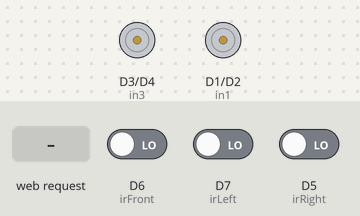
Recording of a sketch running on a simulated ESP8266 (NodeMCU). Shown: motor-driver pin pairs drawn as motors (green arrow = first pin HIGH = forward, orange = second pin HIGH = backward, longer = more drive). The test bench sets the inputs (shaded band); at power-on: D6 (irFront) LOW, D7 (irLeft) LOW, D5 (irRight) LOW. WiFi joins after 1.5 s; servers stay silent unless stated; what the sketch prints to the serial monitor is not drawn.

Above: at 2.7 s.
2.8 s: HTTP request GET /auto received
At 3.7 s:
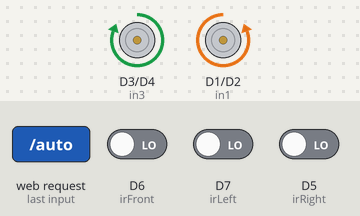
7.3 s: HTTP request GET /face_lost received
10.3 s: D6 (irFront) driven HIGH
At 10.55 s:
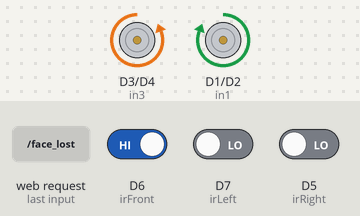
12.3 s: D6 (irFront) driven LOW
At 14.4 s:
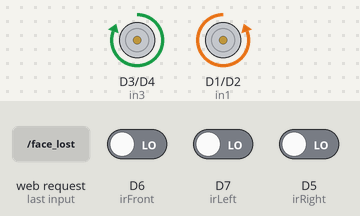
15.3 s: D7 (irLeft) driven HIGH
At 15.6 s:
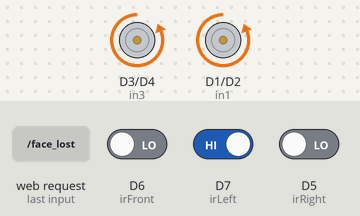
Timing chart, 0 to 18.3 s (numbered marks = the images above; inputs shaded):
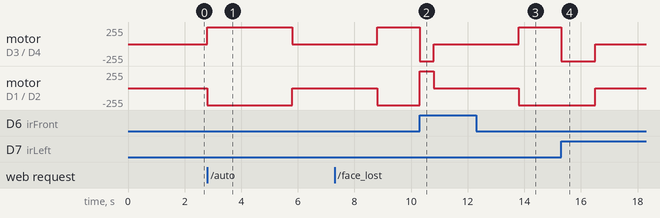

Measured:
- after the input at 2.8 s, motor on D3 (in3) / D4 (in4): stopped → forward 255/255 at once, → stopped 3.0 s later; motor on D1 (in1) / D2 (in2): stopped → backward 255/255 at once, → stopped 3.0 s later
- after the input at 10.3 s, motor on D3 (in3) / D4 (in4): forward 255/255 → backward 255/255 at once, → stopped 0.50 s later; motor on D1 (in1) / D2 (in2): backward 255/255 → forward 255/255 at once, → stopped 0.50 s later
- after the input at 12.3 s, motor on D3 (in3) / D4 (in4): stopped → forward 255/255 after 1.5 s; motor on D1 (in1) / D2 (in2): stopped → backward 255/255 after 1.5 s
- after the input at 15.3 s, motor on D3 (in3) / D4 (in4): forward 255/255 → backward 255/255 at once, → stopped 1.2 s later; motor on D1 (in1) / D2 (in2): backward 255/255 → stopped after 1.2 s instead of 1.5 s

The sketch:

6.ino
```cpp
#include <ESP8266WiFi.h>
#include <ESP8266WebServer.h>

const char* ssid = "Rawand";
const char* password = "Rawand12345";


ESP8266WebServer server(80);

// Pins for motors
const int in1 = D1;
const int in2 = D2;
const int in3 = D3;
const int in4 = D4;

// IR sensors
const int irFront = D6;
const int irRight = D5;
const int irLeft = D7;

// LDR sensor and LED
//const int ldrPin = A0;
//const int ledPin = D8;

bool autoMode = false;

//turn off while tracking face
bool faceDetected = false;
unsigned long faceLostTime = 0;


void stopMotors() {
  Serial.println("stopMotors");
  digitalWrite(in1, LOW);
  digitalWrite(in2, LOW);
  digitalWrite(in3, LOW);
  digitalWrite(in4, LOW);
}

void forward() {
  Serial.println("forward");
  digitalWrite(in1, HIGH);
  digitalWrite(in2, LOW);
  digitalWrite(in3, LOW);
  digitalWrite(in4, HIGH);
}

void backward() {
  Serial.println("backward");
  digitalWrite(in1, LOW);
  digitalWrite(in2, HIGH);
  digitalWrite(in3, HIGH);
  digitalWrite(in4, LOW);
}

void left() {
  Serial.println("left");
  digitalWrite(in1, LOW);
  digitalWrite(in2, HIGH);
  digitalWrite(in3, LOW);
  digitalWrite(in4, HIGH);
}

void right() {
  Serial.println("right");
  digitalWrite(in1, HIGH);
  digitalWrite(in2, LOW);
  digitalWrite(in3, HIGH);
  digitalWrite(in4, LOW);
}


void setup() {
  Serial.begin(115200);
  WiFi.begin(ssid, password);
  Serial.println("Connecting...");
  while (WiFi.status() != WL_CONNECTED) {
    delay(500);
    Serial.print(".");
  }
  Serial.println("");
  Serial.println("Connected to WiFi");
  Serial.println(WiFi.localIP());

  pinMode(in1, OUTPUT);
  pinMode(in2, OUTPUT);
  pinMode(in3, OUTPUT);
  pinMode(in4, OUTPUT);

  pinMode(irFront, INPUT);
  pinMode(irRight, INPUT);
  pinMode(irLeft, INPUT);

//  pinMode(ledPin, OUTPUT); // ← LED
//  pinMode(ldrPin, INPUT);  // ← LDR

  server.on("/", []() {
    server.send(200, "text/plain", "Tank is ready. Use /F /B /L /R /S /auto /manual");
  });

  server.on("/F", []() {
    if (!autoMode) forward();
    server.send(200, "text/plain", "Forward");
  });

  server.on("/B", []() {
    if (!autoMode) backward();
    server.send(200, "text/plain", "Backward");
  });

  server.on("/L", []() {
    if (!autoMode) left();
    server.send(200, "text/plain", "Left");
  });

  server.on("/R", []() {
    if (!autoMode) right();
    server.send(200, "text/plain", "Right");
  });

  server.on("/S", []() {
    if (!autoMode) stopMotors();
    server.send(200, "text/plain", "Stop");
  });

  server.on("/auto", []() {
    autoMode = true;
    server.send(200, "text/plain", "Auto mode activated");
  });

  server.on("/manual", []() {
    autoMode = false;
    stopMotors();
    server.send(200, "text/plain", "Manual mode activated");
  });

  server.on("/face_detected", []() {
    faceDetected = true;
    server.send(200, "text/plain", "Face detection received");
    Serial.println("face_detected");
  });

  server.on("/face_lost", []() {
    faceDetected = false;
    faceLostTime = millis();
    server.send(200, "text/plain", "Face lost");
    Serial.println("face_lost");
  });


  server.begin();
}

void loop() {
  server.handleClient();


  if (autoMode) {
    int front = digitalRead(irFront);
    int rightIR = digitalRead(irRight);
    int leftIR = digitalRead(irLeft);
//    Serial.println(front);
//    Serial.println(rightIR);
//    Serial.println(leftIR);
//    delay(2000);

    static unsigned long lastRead_automode = 0;
    unsigned long now_automode = millis();
    if (now_automode - lastRead_automode >= 5000){
      lastRead_automode = now_automode;
      stopMotors();
      delay(3000);
    }else{
      if(faceDetected) {
        stopMotors();
        delay(2000);
      }else{
        if (front == HIGH) {
          forward();
        }else if (leftIR == HIGH) {
          left();
          delay(1200);
        }else if (rightIR == HIGH) {
          right();
          delay(1200);
        } else {
          backward();
          delay(1500);
          stopMotors();
        }
      }
    }


  }
}
```
